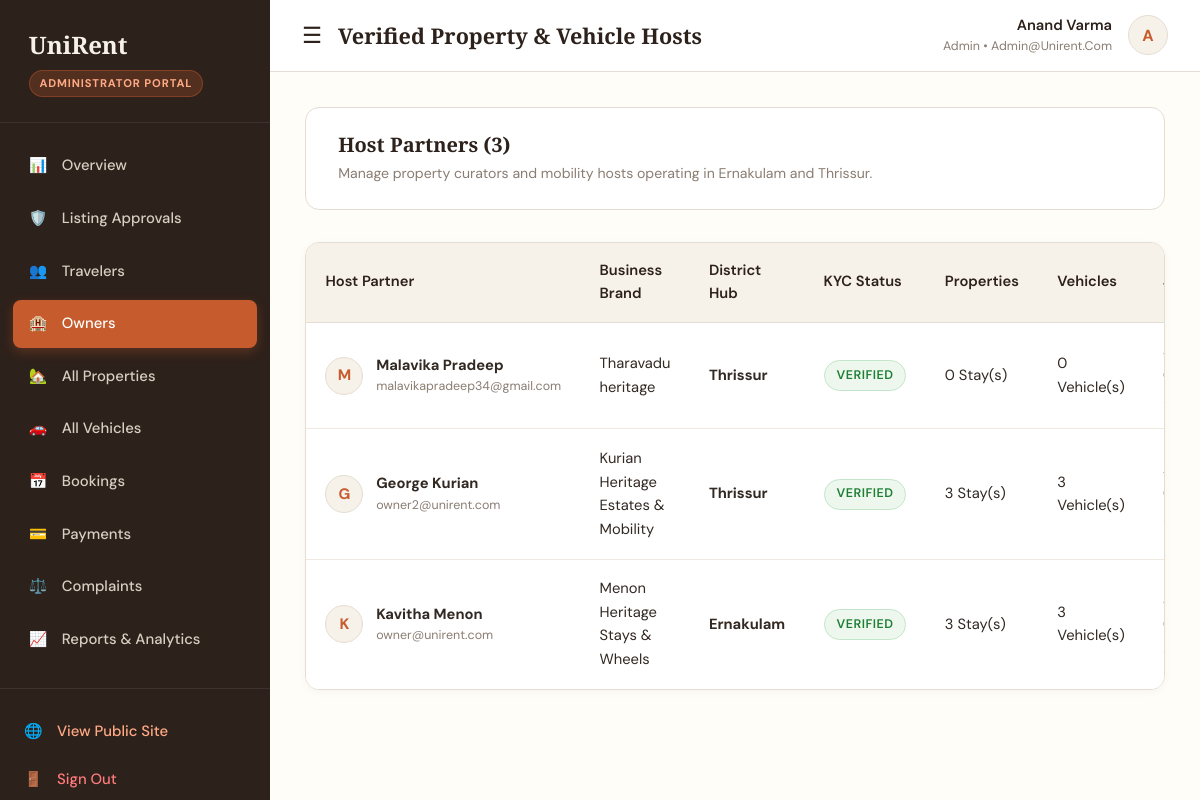
/admin/owners (signed in), run on the app's committed database.
### app/models.py (models this page shows, shortened)
class User(db.Model):
    __tablename__ = 'users'
    user_id = db.Column(db.Integer, primary_key=True, autoincrement=True)
    full_name = db.Column(db.String(120), nullable=False)
    email = db.Column(db.String(150), unique=True, nullable=False, index=True)
    phone = db.Column(db.String(20), nullable=False)
    password_hash = db.Column(db.String(255), nullable=False)
    role = db.Column(db.String(20), nullable=False, default='traveler')  # traveler, owner, admin
    status = db.Column(db.String(20), nullable=False, default='active')  # active, suspended
    profile_image = db.Column(db.String(255), nullable=True)
    created_at = db.Column(db.DateTime, default=datetime.utcnow)
    updated_at = db.Column(db.DateTime, default=datetime.utcnow, onupdate=datetime.utcnow)
    owner_profile = db.relationship('Owner', backref='user', uselist=False, cascade='all, delete-orphan')
    admin_profile = db.relationship('Admin', backref='user', uselist=False, cascade='all, delete-orphan')
    bookings = db.relationship('Booking', backref='user', lazy='dynamic', cascade='all, delete-orphan')
    reviews = db.relationship('Review', backref='user', lazy='dynamic', cascade='all, delete-orphan')
    complaints = db.relationship('Complaint', backref='user', lazy='dynamic', cascade='all, delete-orphan')

class Owner(db.Model):
    __tablename__ = 'owners'
    owner_id = db.Column(db.Integer, primary_key=True, autoincrement=True)
    user_id = db.Column(db.Integer, db.ForeignKey('users.user_id', ondelete='CASCADE'), unique=True, nullable=False)
    business_name = db.Column(db.String(150), nullable=True)
    district = db.Column(db.String(50), nullable=False, default='Ernakulam')
    kyc_status = db.Column(db.String(20), nullable=False, default='verified')  # pending, verified, rejected
    bank_account = db.Column(db.String(100), nullable=True)
    bio = db.Column(db.Text, nullable=True)
    created_at = db.Column(db.DateTime, default=datetime.utcnow)
    properties = db.relationship('Property', backref='owner', lazy='dynamic', cascade='all, delete-orphan')
    vehicles = db.relationship('Vehicle', backref='owner', lazy='dynamic', cascade='all, delete-orphan')
    bookings = db.relationship('Booking', backref='owner', lazy='dynamic')
    complaints = db.relationship('Complaint', backref='owner', lazy='dynamic')

### app/routes/admin.py (the view)
@admin_bp.route('/owners')
@login_required('admin')
def owners():
    owners_list = Owner.query.order_by(Owner.created_at.desc()).all()
    return render_template('admin/owners.html', owners=owners_list)

### templates/admin/owners.html (shortened to what this page needs)
{% extends "dashboard_base.html" %}
{% block page_title %}Verified Property & Vehicle Hosts{% endblock %}
{% block dashboard_content %}
<div style="background: var(--ur-white); border: 1px solid var(--ur-border); border-radius: var(--radius-md); padding: 1.5rem 2rem; margin-bottom: 2rem; display: flex; justify-content: space-between; align-items: center;">
  <div>
    <h3 style="font-size: 1.25rem; margin: 0 0 0.3rem;">Host Partners ({{ owners|length }})</h3>
    <p style="color: var(--ur-muted); font-size: 0.88rem; margin: 0;">Manage property curators and mobility hosts operating in Ernakulam and Thrissur.</p>
  </div>
</div>
<div class="table-responsive">
  <table class="table">
    <thead>
      <tr>
        <th>Host Partner</th>
        <th>Business Brand</th>
        <th>District Hub</th>
        <th>KYC Status</th>
        <th>Properties</th>
        <th>Vehicles</th>
        <th>Joined</th>
      </tr>
    </thead>
    <tbody>
      {% for o in owners %}
        <tr>
          <td>
            <div style="display: flex; gap: 0.8rem; align-items: center;">
              <div class="user-avatar-circle" style="width: 38px; height: 38px; font-size: 0.95rem;">
                {{ o.user.full_name[:1] }}
              </div>
              <div>
                <strong>{{ o.user.full_name }}</strong>
                <div style="font-size: 0.78rem; color: var(--ur-muted);">{{ o.user.email }}</div>
              </div>
            </div>
          </td>
          <td>{{ o.business_name or 'Independent Host' }}</td>
          <td><strong>{{ o.district }}</strong></td>
          <td>
            <span class="badge badge-approved">{{ o.kyc_status|capitalize }}</span>
          </td>
          <td>{{ o.properties.count() }} Stay(s)</td>
          <td>{{ o.vehicles.count() }} Vehicle(s)</td>
          <td>{{ o.created_at.strftime('%b %d, %Y') if o.created_at else '2026' }}</td>
        </tr>
      {% endfor %}
    </tbody>
  </table>
</div>
{% endblock %}

### templates/dashboard_base.html (shortened to what this page needs)
<!DOCTYPE html>
<html lang="en">
<head>
  <link rel="stylesheet" href="https://unpkg.com/leaflet@1.9.4/dist/leaflet.css"/>
  <link rel="stylesheet" href="{{ url_for('static', filename='css/style.css') }}">
</head>
<body>
<div class="dashboard-container">
  <aside class="dashboard-sidebar">
    <div class="sidebar-header">
      <a href="{{ url_for('main.index') }}" class="sidebar-brand">
        UniRent
      </a>
      <div>
        <span class="sidebar-role-badge">
          {% if current_user and current_user.role == 'admin' %}Administrator Portal
          {% elif current_user and current_user.role == 'owner' %}Property & Vehicle Host
          {% elif current_user and current_user.role == 'traveler' %}Traveler Account
          {% else %}Traveler Account{% endif %}
        </span>
      </div>
    </div>
    <ul class="sidebar-menu">
      {% if current_user and current_user.role == 'admin' %}
        <li class="sidebar-item">
          <a href="{{ url_for('admin.dashboard') }}" class="sidebar-link {% if request.endpoint == 'admin.dashboard' %}active{% endif %}">
            <span>📊</span> <span>Overview</span>
          </a>
        </li>
        <li class="sidebar-item">
          <a href="{{ url_for('admin.approvals') }}" class="sidebar-link {% if request.endpoint == 'admin.approvals' %}active{% endif %}">
            <span>🛡️</span> <span>Listing Approvals</span>
          </a>
        </li>
        <li class="sidebar-item">
          <a href="{{ url_for('admin.travelers') }}" class="sidebar-link {% if request.endpoint == 'admin.travelers' %}active{% endif %}">
            <span>👥</span> <span>Travelers</span>
          </a>
        </li>
        <li class="sidebar-item">
          <a href="{{ url_for('admin.owners') }}" class="sidebar-link {% if request.endpoint == 'admin.owners' %}active{% endif %}">
            <span>🏨</span> <span>Owners</span>
          </a>
        </li>
        <li class="sidebar-item">
          <a href="{{ url_for('admin.properties') }}" class="sidebar-link {% if request.endpoint == 'admin.properties' %}active{% endif %}">
            <span>🏡</span> <span>All Properties</span>
          </a>
        </li>
        <li class="sidebar-item">
          <a href="{{ url_for('admin.vehicles') }}" class="sidebar-link {% if request.endpoint == 'admin.vehicles' %}active{% endif %}">
            <span>🚗</span> <span>All Vehicles</span>
          </a>
        </li>
        <li class="sidebar-item">
          <a href="{{ url_for('admin.bookings') }}" class="sidebar-link {% if request.endpoint == 'admin.bookings' %}active{% endif %}">
            <span>📅</span> <span>Bookings</span>
          </a>
        </li>
        <li class="sidebar-item">
          <a href="{{ url_for('admin.payments') }}" class="sidebar-link {% if request.endpoint == 'admin.payments' %}active{% endif %}">
            <span>💳</span> <span>Payments</span>
          </a>
        </li>
        <li class="sidebar-item">
          <a href="{{ url_for('admin.complaints') }}" class="sidebar-link {% if request.endpoint == 'admin.complaints' %}active{% endif %}">
            <span>⚖️</span> <span>Complaints</span>
          </a>
        </li>
        <li class="sidebar-item">
          <a href="{{ url_for('admin.reports') }}" class="sidebar-link {% if request.endpoint == 'admin.reports' %}active{% endif %}">
            <span>📈</span> <span>Reports & Analytics</span>
          </a>
        </li>
      {% endif %}
    </ul>
    <div class="sidebar-footer">
      <a href="{{ url_for('main.index') }}" class="sidebar-link" style="padding-left:0; color:#ffaa85;">
        <span>🌐</span> <span>View Public Site</span>
      </a>
      <a href="{{ url_for('auth.logout') }}" class="sidebar-link" style="padding-left:0; color:#ff7b7b;">
        <span>🚪</span> <span>Sign Out</span>
      </a>
    </div>
  </aside>
  <div class="dashboard-main">
    <header class="dashboard-topbar">
      <div style="display:flex; align-items:center; gap:1rem;">
        <button id="dashboard_sidebar_toggle" style="background:none; border:none; font-size:1.4rem; cursor:pointer; color:var(--ur-brown); display:block;">
          ☰
        </button>
        <h3 style="font-size:1.35rem; margin:0;">{% block page_title %}Dashboard{% endblock %}</h3>
      </div>
      <div class="topbar-user">
        {% if current_user %}
        <div style="text-align:right;">
          <div style="font-weight:600; font-size:0.92rem; color:var(--ur-brown);">{{ current_user.full_name }}</div>
          <div style="font-size:0.78rem; color:var(--ur-muted); text-transform:capitalize;">{{ current_user.role }} • {{ current_user.email }}</div>
        </div>
        <div class="user-avatar-circle">
          {{ current_user.full_name[:1] if current_user.full_name else 'U' }}
        </div>
        {% endif %}
      </div>
    </header>
    <div class="dashboard-content">
      {% block dashboard_content %}
      {% endblock %}
    </div>
  </div>
</div>
</body>
</html>

### data on the page
User: full_name "Anand Varma", role "Admin", email "Admin@unirent.com", full_name "A"
Owner: user "M", user.full_name "Malavika Pradeep", user.email "malavikapradeep34@gmail.com", business_name "Tharavadu heritage", district "Thrissur", kyc_status "VERIFIED", properties.count "0", vehicles.count "0"
Owner: user "G", user.full_name "George Kurian", user.email "owner2@unirent.com", business_name "Kurian Heritage Estates & Mobility", district "Thrissur", kyc_status "VERIFIED", properties.count "3", vehicles.count "3"
Owner: user "K", user.full_name "Kavitha Menon", user.email "owner@unirent.com", business_name "Menon Heritage Stays & Wheels", district "Ernakulam", kyc_status "VERIFIED", properties.count "3", vehicles.count "3"

### other printed values
{{ owners|length }} "3"
